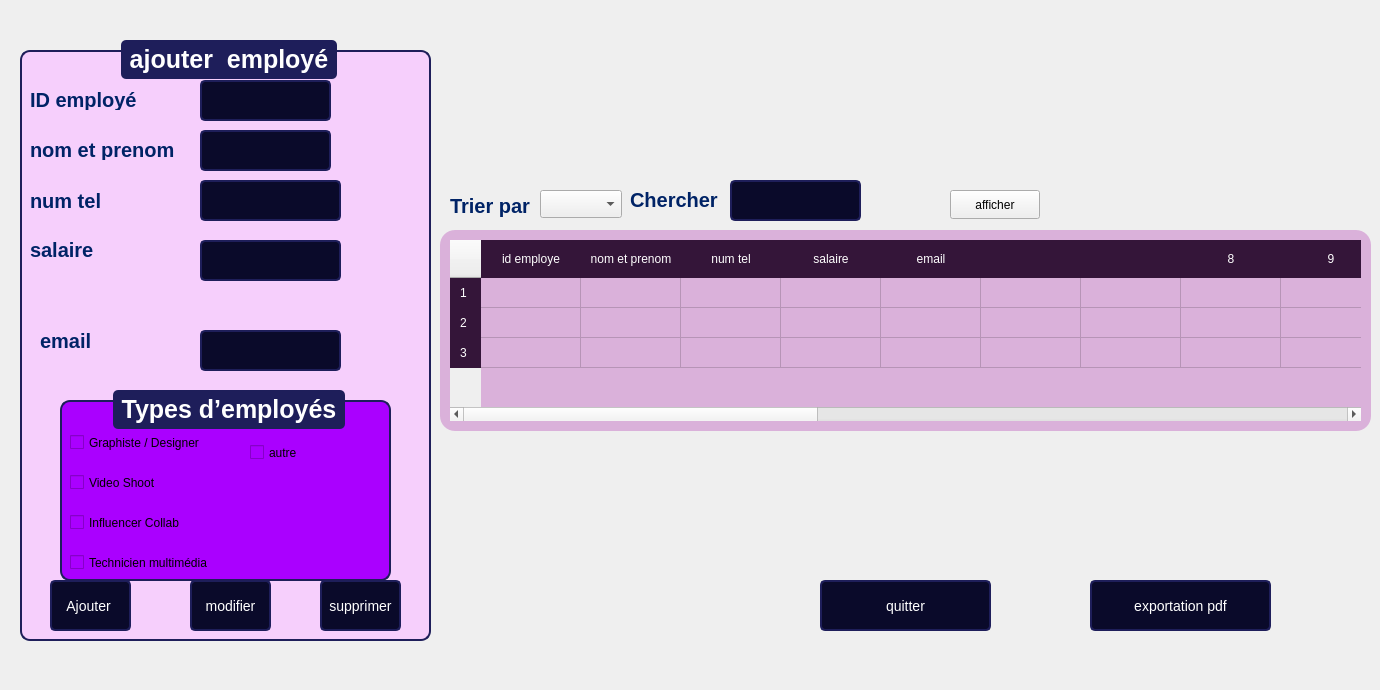
    <widget class="QWidget" name="page_7">
     <widget class="QLabel" name="label_7">
      <property name="geometry">
       <rect>
        <x>-10</x>
        <y>0</y>
        <width>1311</width>
        <height>681</height>
       </rect>
      </property>
      <property name="text">
       <string/>
      </property>
      <property name="pixmap">
       <pixmap>../../Downloads/aarriere plan.png</pixmap>
      </property>
      <property name="scaledContents">
       <bool>true</bool>
      </property>
     </widget>
     <widget class="QLabel" name="label_170">
      <property name="geometry">
       <rect>
        <x>630</x>
        <y>190</y>
        <width>131</width>
        <height>20</height>
       </rect>
      </property>
      <property name="styleSheet">
       <string notr="true">QLabel {
	font: 6pt &quot;Segoe UI&quot;;
    font-size: 20px;
    font-weight: bold;
    color: #002366;  /* Bleu foncé */
}
</string>
      </property>
      <property name="text">
       <string>Chercher </string>
      </property>
     </widget>
     <widget class="QGroupBox" name="groupBox_18">
      <property name="geometry">
       <rect>
        <x>20</x>
        <y>40</y>
        <width>411</width>
        <height>601</height>
       </rect>
      </property>
      <property name="styleSheet">
       <string notr="true">QGroupBox {
    font-family: &quot;Arial&quot;;
    font-size: 25px;
    font-weight: bold;
    color: #0A0A2A;
    border: 2px solid #1E1E5A;
    border-radius: 10px;
    margin-top: 10px;
    background-color: #F6CFFC;
}

QGroupBox::title {
    subcontrol-origin: margin;
    subcontrol-position: top center;
    padding: 5px;
    background-color: #1E1E5A;
    color: white;
    border-radius: 5px;
}
</string>
      </property>
      <property name="title">
       <string>ajouter  employé</string>
      </property>
      <widget class="QLabel" name="label_216">
       <property name="geometry">
        <rect>
         <x>10</x>
         <y>50</y>
         <width>211</width>
         <height>20</height>
        </rect>
       </property>
       <property name="styleSheet">
        <string notr="true">QLabel {
    font-size: 20px;
    font-weight: bold;
    color: #002366;  /* Bleu foncé */
}</string>
       </property>
       <property name="text">
        <string>ID employé</string>
       </property>
      </widget>
      <widget class="QLabel" name="label_217">
       <property name="geometry">
        <rect>
         <x>10</x>
         <y>100</y>
         <width>201</width>
         <height>20</height>
        </rect>
       </property>
       <property name="styleSheet">
        <string notr="true">QLabel {
	font: 6pt &quot;Segoe UI&quot;;
    font-size: 20px;
    font-weight: bold;
    color: #002366;  /* Bleu foncé */
}
</string>
       </property>
       <property name="text">
        <string>nom et prenom</string>
       </property>
      </widget>
      <widget class="QLineEdit" name="lineEdit_id">
       <property name="geometry">
        <rect>
         <x>180</x>
         <y>40</y>
         <width>131</width>
         <height>41</height>
        </rect>
       </property>
       <property name="styleSheet">
        <string notr="true">QLineEdit, QDateTimeEdit {
    font-family: &quot;Arial&quot;;
    font-size: 14px;
    color: white;
    background-color: #0A0A2A;
    border: 2px solid #1E1E5A;
    border-radius: 5px;
    padding: 5px;
}

QPushButton {
    font-family: &quot;Arial Black&quot;;
    font-size: 14px;
    color: white;
    background-color: #0A0A2A;
    border: 2px solid #1E1E5A;
    border-radius: 5px;
    padding: 5px;
}

QPushButton:hover {
    background-color: #1E1E5A;
}
</string>
       </property>
      </widget>
      <widget class="QLineEdit" name="lineEdit_nom">
       <property name="geometry">
        <rect>
         <x>180</x>
         <y>90</y>
         <width>131</width>
         <height>41</height>
        </rect>
       </property>
       <property name="styleSheet">
        <string notr="true">QLineEdit, QDateTimeEdit {
    font-family: &quot;Arial&quot;;
    font-size: 14px;
    color: white;
    background-color: #0A0A2A;
    border: 2px solid #1E1E5A;
    border-radius: 5px;
    padding: 5px;
}

QPushButton {
    font-family: &quot;Arial Black&quot;;
    font-size: 14px;
    color: white;
    background-color: #0A0A2A;
    border: 2px solid #1E1E5A;
    border-radius: 5px;
    padding: 5px;
}

QPushButton:hover {
    background-color: #1E1E5A;
}

</string>
       </property>
      </widget>
      <widget class="QLabel" name="label_219">
       <property name="geometry">
        <rect>
         <x>20</x>
         <y>280</y>
         <width>181</width>
         <height>41</height>
        </rect>
       </property>
       <property name="styleSheet">
        <string notr="true">QLabel {
    font-size: 20px;
    font-weight: bold;
    color: #002366;  /* Bleu foncé */
}</string>
       </property>
       <property name="text">
        <string>email</string>
       </property>
      </widget>
      <widget class="QLineEdit" name="lineEdit_tel">
       <property name="geometry">
        <rect>
         <x>180</x>
         <y>140</y>
         <width>141</width>
         <height>41</height>
        </rect>
       </property>
       <property name="styleSheet">
        <string notr="true">QLineEdit, QDateTimeEdit {
    font-family: &quot;Arial&quot;;
    font-size: 14px;
    color: white;
    background-color: #0A0A2A;
    border: 2px solid #1E1E5A;
    border-radius: 5px;
    padding: 5px;
}

QPushButton {
    font-family: &quot;Arial Black&quot;;
    font-size: 14px;
    color: white;
    background-color: #0A0A2A;
    border: 2px solid #1E1E5A;
    border-radius: 5px;
    padding: 5px;
}

QPushButton:hover {
    background-color: #1E1E5A;
}

</string>
       </property>
      </widget>
      <widget class="QLabel" name="label_220">
       <property name="geometry">
        <rect>
         <x>10</x>
         <y>200</y>
         <width>131</width>
         <height>20</height>
        </rect>
       </property>
       <property name="styleSheet">
        <string notr="true">QLabel {
	font: 6pt &quot;Segoe UI&quot;;
    font-size: 20px;
    font-weight: bold;
    color: #002366;  /* Bleu foncé */
}
</string>
       </property>
       <property name="text">
        <string>salaire</string>
       </property>
      </widget>
      <widget class="QLabel" name="label_221">
       <property name="geometry">
        <rect>
         <x>10</x>
         <y>140</y>
         <width>201</width>
         <height>41</height>
        </rect>
       </property>
       <property name="styleSheet">
        <string notr="true">QLabel {
	font: 6pt &quot;Segoe UI&quot;;
    font-size: 20px;
    font-weight: bold;
    color: #002366;  /* Bleu foncé */
}
</string>
       </property>
       <property name="text">
        <string>num tel</string>
       </property>
      </widget>
      <widget class="QLineEdit" name="lineEdit_mail">
       <property name="geometry">
        <rect>
         <x>180</x>
         <y>290</y>
         <width>141</width>
         <height>41</height>
        </rect>
       </property>
       <property name="styleSheet">
        <string notr="true">QLineEdit, QDateTimeEdit {
    font-family: &quot;Arial&quot;;
    font-size: 14px;
    color: white;
    background-color: #0A0A2A;
    border: 2px solid #1E1E5A;
    border-radius: 5px;
    padding: 5px;
}

QPushButton {
    font-family: &quot;Arial Black&quot;;
    font-size: 14px;
    color: white;
    background-color: #0A0A2A;
    border: 2px solid #1E1E5A;
    border-radius: 5px;
    padding: 5px;
}

QPushButton:hover {
    background-color: #1E1E5A;
}

</string>
       </property>
      </widget>
      <widget class="QPushButton" name="pushButton_supprimer">
       <property name="geometry">
        <rect>
         <x>300</x>
         <y>540</y>
         <width>81</width>
         <height>51</height>
        </rect>
       </property>
       <property name="styleSheet">
        <string notr="true">QLineEdit, QDateTimeEdit {
    font-family: &quot;Arial&quot;;
    font-size: 14px;
    color: white;
    background-color: #0A0A2A;
    border: 2px solid #1E1E5A;
    border-radius: 5px;
    padding: 5px;
}

QPushButton {
    font-family: &quot;Arial Black&quot;;
    font-size: 14px;
    color: white;
    background-color: #0A0A2A;
    border: 2px solid #1E1E5A;
    border-radius: 5px;
    padding: 5px;
}

QPushButton:hover {
    background-color: #1E1E5A;
}
</string>
       </property>
       <property name="text">
        <string>supprimer</string>
       </property>
       <property name="icon">
        <iconset>
         <normaloff>:/icons/icones/addition.png</normaloff>:/icons/icones/addition.png</iconset>
       </property>
       <property name="iconSize">
        <size>
         <width>20</width>
         <height>20</height>
        </size>
       </property>
      </widget>
      <widget class="QGroupBox" name="groupBox_type">
       <property name="geometry">
        <rect>
         <x>40</x>
         <y>350</y>
         <width>331</width>
         <height>191</height>
        </rect>
       </property>
       <property name="styleSheet">
        <string notr="true">background-color: rgb(85, 170, 255);
background-color: rgb(170, 0, 255);</string>
       </property>
       <property name="title">
        <string>Types d’employés</string>
       </property>
       <widget class="QCheckBox" name="radioButton_video">
        <property name="geometry">
         <rect>
          <x>10</x>
          <y>80</y>
          <width>121</width>
          <height>25</height>
         </rect>
        </property>
        <property name="text">
         <string>Video Shoot</string>
        </property>
       </widget>
       <widget class="QCheckBox" name="radioButton_graphiste">
        <property name="geometry">
         <rect>
          <x>10</x>
          <y>40</y>
          <width>161</width>
          <height>25</height>
         </rect>
        </property>
        <property name="text">
         <string>Graphiste / Designer</string>
        </property>
       </widget>
       <widget class="QCheckBox" name="radioButton_influencer">
        <property name="geometry">
         <rect>
          <x>10</x>
          <y>120</y>
          <width>161</width>
          <height>25</height>
         </rect>
        </property>
        <property name="text">
         <string>Influencer Collab</string>
        </property>
       </widget>
       <widget class="QCheckBox" name="radioButton_autre">
        <property name="geometry">
         <rect>
          <x>190</x>
          <y>50</y>
          <width>101</width>
          <height>25</height>
         </rect>
        </property>
        <property name="text">
         <string>autre</string>
        </property>
       </widget>
       <widget class="QCheckBox" name="radioButton_technicien">
        <property name="geometry">
         <rect>
          <x>10</x>
          <y>160</y>
          <width>171</width>
          <height>25</height>
         </rect>
        </property>
        <property name="text">
         <string>Technicien multimédia</string>
        </property>
       </widget>
      </widget>
      <widget class="QPushButton" name="pushButton_ajouter">
       <property name="geometry">
        <rect>
         <x>30</x>
         <y>540</y>
         <width>81</width>
         <height>51</height>
        </rect>
       </property>
       <property name="styleSheet">
        <string notr="true">QLineEdit, QDateTimeEdit {
    font-family: &quot;Arial&quot;;
    font-size: 14px;
    color: white;
    background-color: #0A0A2A;
    border: 2px solid #1E1E5A;
    border-radius: 5px;
    padding: 5px;
}

QPushButton {
    font-family: &quot;Arial Black&quot;;
    font-size: 14px;
    color: white;
    background-color: #0A0A2A;
    border: 2px solid #1E1E5A;
    border-radius: 5px;
    padding: 5px;
}

QPushButton:hover {
    background-color: #1E1E5A;
}
</string>
       </property>
       <property name="text">
        <string>Ajouter </string>
       </property>
       <property name="icon">
        <iconset>
         <normaloff>:/icons/icones/addition.png</normaloff>:/icons/icones/addition.png</iconset>
       </property>
       <property name="iconSize">
        <size>
         <width>20</width>
         <height>20</height>
        </size>
       </property>
      </widget>
      <widget class="QLineEdit" name="lineEdit_salaire">
       <property name="geometry">
        <rect>
         <x>180</x>
         <y>200</y>
         <width>141</width>
         <height>41</height>
        </rect>
       </property>
       <property name="styleSheet">
        <string notr="true">QLineEdit, QDateTimeEdit {
    font-family: &quot;Arial&quot;;
    font-size: 14px;
    color: white;
    background-color: #0A0A2A;
    border: 2px solid #1E1E5A;
    border-radius: 5px;
    padding: 5px;
}

QPushButton {
    font-family: &quot;Arial Black&quot;;
    font-size: 14px;
    color: white;
    background-color: #0A0A2A;
    border: 2px solid #1E1E5A;
    border-radius: 5px;
    padding: 5px;
}

QPushButton:hover {
    background-color: #1E1E5A;
}

</string>
       </property>
      </widget>
      <widget class="QPushButton" name="pushButton_modifier">
       <property name="geometry">
        <rect>
         <x>170</x>
         <y>540</y>
         <width>81</width>
         <height>51</height>
        </rect>
       </property>
       <property name="styleSheet">
        <string notr="true">QLineEdit, QDateTimeEdit {
    font-family: &quot;Arial&quot;;
    font-size: 14px;
    color: white;
    background-color: #0A0A2A;
    border: 2px solid #1E1E5A;
    border-radius: 5px;
    padding: 5px;
}

QPushButton {
    font-family: &quot;Arial Black&quot;;
    font-size: 14px;
    color: white;
    background-color: #0A0A2A;
    border: 2px solid #1E1E5A;
    border-radius: 5px;
    padding: 5px;
}

QPushButton:hover {
    background-color: #1E1E5A;
}
</string>
       </property>
       <property name="text">
        <string>modifier</string>
       </property>
       <property name="icon">
        <iconset>
         <normaloff>:/icons/icones/addition.png</normaloff>:/icons/icones/addition.png</iconset>
       </property>
       <property name="iconSize">
        <size>
         <width>20</width>
         <height>20</height>
        </size>
       </property>
      </widget>
     </widget>
     <widget class="QComboBox" name="comboBox_10">
      <property name="geometry">
       <rect>
        <x>540</x>
        <y>190</y>
        <width>82</width>
        <height>28</height>
       </rect>
      </property>
     </widget>
     <widget class="QPushButton" name="pushButton_113">
      <property name="geometry">
       <rect>
        <x>820</x>
        <y>580</y>
        <width>171</width>
        <height>51</height>
       </rect>
      </property>
      <property name="styleSheet">
       <string notr="true">QLineEdit, QDateTimeEdit {
    font-family: &quot;Arial&quot;;
    font-size: 14px;
    color: white;
    background-color: #0A0A2A;
    border: 2px solid #1E1E5A;
    border-radius: 5px;
    padding: 5px;
}

QPushButton {
    font-family: &quot;Arial Black&quot;;
    font-size: 14px;
    color: white;
    background-color: #0A0A2A;
    border: 2px solid #1E1E5A;
    border-radius: 5px;
    padding: 5px;
}

QPushButton:hover {
    background-color: #1E1E5A;
}
</string>
      </property>
      <property name="text">
       <string>quitter</string>
      </property>
      <property name="icon">
       <iconset>
        <normaloff>:/icons/icones/addition.png</normaloff>:/icons/icones/addition.png</iconset>
      </property>
      <property name="iconSize">
       <size>
        <width>20</width>
        <height>20</height>
       </size>
      </property>
     </widget>
     <widget class="CustomTableView" name="tableView">
      <property name="geometry">
       <rect>
        <x>440</x>
        <y>230</y>
        <width>931</width>
        <height>201</height>
       </rect>
      </property>
      <property name="styleSheet">
       <string notr="true">QTableWidget {
    background-color: #DAB1DA;
    color: white;
    border-radius: 15px;
    padding: 10px;
    font-size: 16px;
    border: none;
}

QTableWidget::item {
    padding: 10px;
}

QTableWidget::item:selected {
    background-color: #5555FF;
    color: white;
}

QHeaderView::section {
    background-color: #341539;
    color: white;
    padding: 10px;
    border: none;
}</string>
      </property>
      <property name="rowCount">
       <number>3</number>
      </property>
      <property name="columnCount">
       <number>20</number>
      </property>
      <row/>
      <row/>
      <row/>
      <column>
       <property name="text">
        <string>id employe</string>
       </property>
      </column>
      <column>
       <property name="text">
        <string>nom et prenom</string>
       </property>
      </column>
      <column>
       <property name="text">
        <string>num tel</string>
       </property>
      </column>
      <column>
       <property name="text">
        <string>salaire</string>
       </property>
      </column>
      <column>
       <property name="text">
        <string>email</string>
       </property>
      </column>
      <column>
       <property name="text">
        <string/>
       </property>
      </column>
      <column>
       <property name="text">
        <string/>
       </property>
      </column>
      <column/>
      <column/>
      <column/>
      <column/>
      <column/>
      <column/>
      <column/>
      <column/>
      <column/>
      <column/>
      <column/>
      <column/>
      <column/>
      <item row="2" column="7">
       <property name="text">
        <string/>
       </property>
      </item>
      <item row="2" column="8">
       <property name="text">
        <string/>
       </property>
      </item>
      <item row="2" column="9">
       <property name="text">
        <string/>
       </property>
      </item>
      <item row="2" column="10">
       <property name="text">
        <string/>
       </property>
      </item>
      <item row="2" column="11">
       <property name="text">
        <string/>
       </property>
      </item>
      <item row="2" column="12">
       <property name="text">
        <string/>
       </property>
      </item>
      <item row="2" column="13">
       <property name="text">
        <string/>
       </property>
      </item>
      <item row="2" column="15">
       <property name="text">
        <string/>
       </property>
      </item>
      <item row="2" column="16">
       <property name="text">
        <string/>
       </property>
      </item>
      <item row="2" column="17">
       <property name="text">
        <string/>
       </property>
      </item>
      <item row="2" column="18">
       <property name="text">
        <string/>
       </property>
      </item>
      <item row="2" column="19">
       <property name="text">
        <string/>
       </property>
      </item>
     </widget>
     <widget class="QLineEdit" name="l2_59">
      <property name="geometry">
       <rect>
        <x>730</x>
        <y>180</y>
        <width>131</width>
        <height>41</height>
       </rect>
      </property>
      <property name="styleSheet">
       <string notr="true">QLineEdit, QDateTimeEdit {
    font-family: &quot;Arial&quot;;
    font-size: 14px;
    color: white;
    background-color: #0A0A2A;
    border: 2px solid #1E1E5A;
    border-radius: 5px;
    padding: 5px;
}

QPushButton {
    font-family: &quot;Arial Black&quot;;
    font-size: 14px;
    color: white;
    background-color: #0A0A2A;
    border: 2px solid #1E1E5A;
    border-radius: 5px;
    padding: 5px;
}

QPushButton:hover {
    background-color: #1E1E5A;
}

</string>
      </property>
     </widget>
     <widget class="QLabel" name="label_222">
      <property name="geometry">
       <rect>
        <x>450</x>
        <y>190</y>
        <width>131</width>
        <height>31</height>
       </rect>
      </property>
      <property name="styleSheet">
       <string notr="true">QLabel {
	font: 6pt &quot;Segoe UI&quot;;
    font-size: 20px;
    font-weight: bold;
    color: #002366;  /* Bleu foncé */
}
</string>
      </property>
      <property name="text">
       <string>Trier par</string>
      </property>
     </widget>
     <widget class="QPushButton" name="pushButton_114">
      <property name="geometry">
       <rect>
        <x>1090</x>
        <y>580</y>
        <width>181</width>
        <height>51</height>
       </rect>
      </property>
      <property name="styleSheet">
       <string notr="true">QLineEdit, QDateTimeEdit {
    font-family: &quot;Arial&quot;;
    font-size: 14px;
    color: white;
    background-color: #0A0A2A;
    border: 2px solid #1E1E5A;
    border-radius: 5px;
    padding: 5px;
}

QPushButton {
    font-family: &quot;Arial Black&quot;;
    font-size: 14px;
    color: white;
    background-color: #0A0A2A;
    border: 2px solid #1E1E5A;
    border-radius: 5px;
    padding: 5px;
}

QPushButton:hover {
    background-color: #1E1E5A;
}
</string>
      </property>
      <property name="text">
       <string>exportation pdf</string>
      </property>
      <property name="icon">
       <iconset>
        <normaloff>:/icons/icones/addition.png</normaloff>:/icons/icones/addition.png</iconset>
      </property>
      <property name="iconSize">
       <size>
        <width>20</width>
        <height>20</height>
       </size>
      </property>
     </widget>
     <widget class="QLabel" name="label_14">
      <property name="geometry">
       <rect>
        <x>552</x>
        <y>59</y>
        <width>701</width>
        <height>71</height>
       </rect>
      </property>
      <property name="text">
       <string/>
      </property>
      <property name="pixmap">
       <pixmap>../../Downloads/camera 2.jpg</pixmap>
      </property>
      <property name="scaledContents">
       <bool>true</bool>
      </property>
     </widget>
     <widget class="QPushButton" name="pushButton_2">
      <property name="geometry">
       <rect>
        <x>950</x>
        <y>190</y>
        <width>90</width>
        <height>29</height>
       </rect>
      </property>
      <property name="text">
       <string>afficher</string>
      </property>
     </widget>
    </widget>
